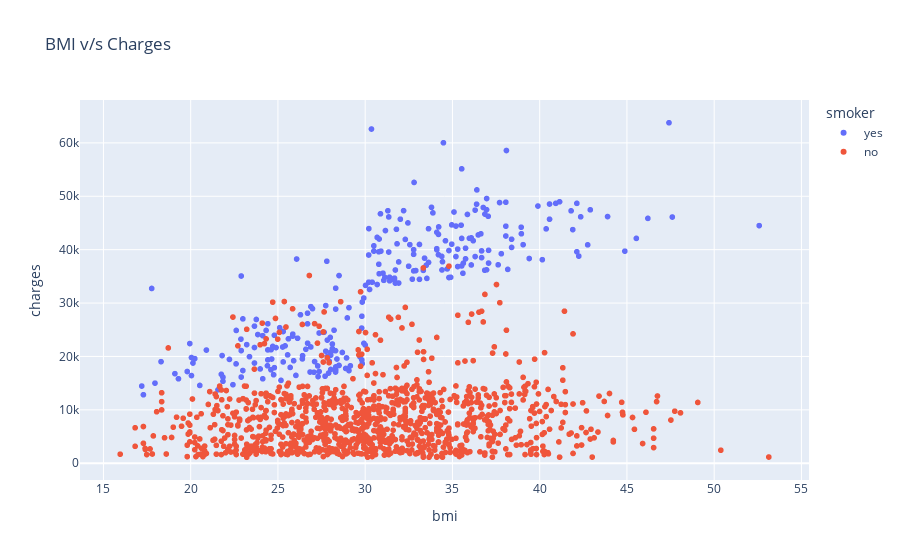

The notebook cell saved with this chart:
### Code cell
#BMI v/s charges
px.scatter(df, x='bmi', y='charges', title='BMI v/s Charges', hover_data=['sex'], color='smoker')

### Figure 1 — Plotly figure (JSON) as saved in the notebook; plotly's stock layout.template omitted (floating-point values rounded to 4 significant figures; data arrays with more than 128 entries replaced by an {"elided": "..."} marker saying what was removed)
{"data": [{"customdata": {"elided": "274x1 str values"}, "hovertemplate": "smoker=yes<br>bmi=%{x}<br>charges=%{y}<br>sex=%{customdata[0]}<extra></extra>", "legendgroup": "yes", "marker": {"color": "#636efa", "symbol": "circle"}, "mode": "markers", "name": "yes", "showlegend": true, "type": "scattergl", "x": {"elided": "274 float values"}, "xaxis": "x", "y": {"elided": "274 float values"}, "yaxis": "y"}, {"customdata": {"elided": "1064x1 str values"}, "hovertemplate": "smoker=no<br>bmi=%{x}<br>charges=%{y}<br>sex=%{customdata[0]}<extra></extra>", "legendgroup": "no", "marker": {"color": "#EF553B", "symbol": "circle"}, "mode": "markers", "name": "no", "showlegend": true, "type": "scattergl", "x": {"elided": "1064 float values"}, "xaxis": "x", "y": {"elided": "1064 float values"}, "yaxis": "y"}], "layout": {"legend": {"title": {"text": "smoker"}, "tracegroupgap": 0}, "title": {"text": "BMI v/s Charges"}, "xaxis": {"anchor": "y", "domain": [0, 1], "title": {"text": "bmi"}}, "yaxis": {"anchor": "x", "domain": [0, 1], "title": {"text": "charges"}}}}
